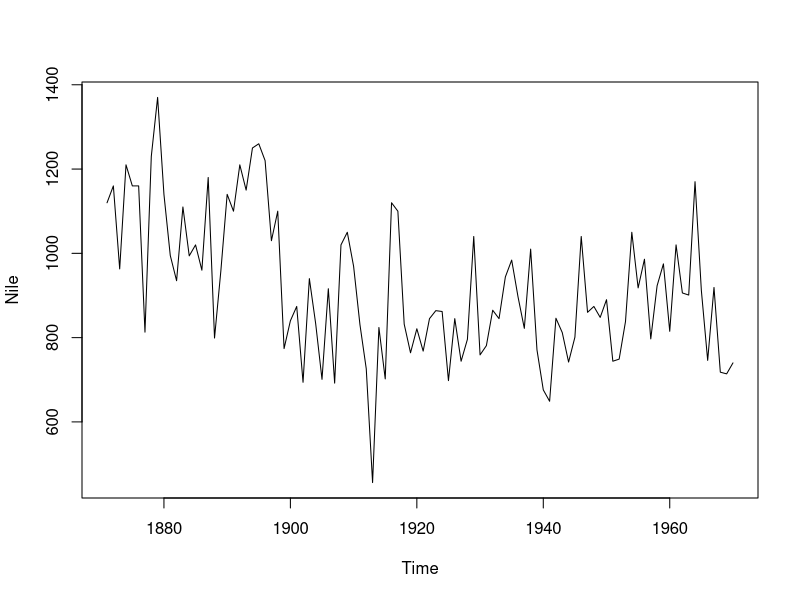
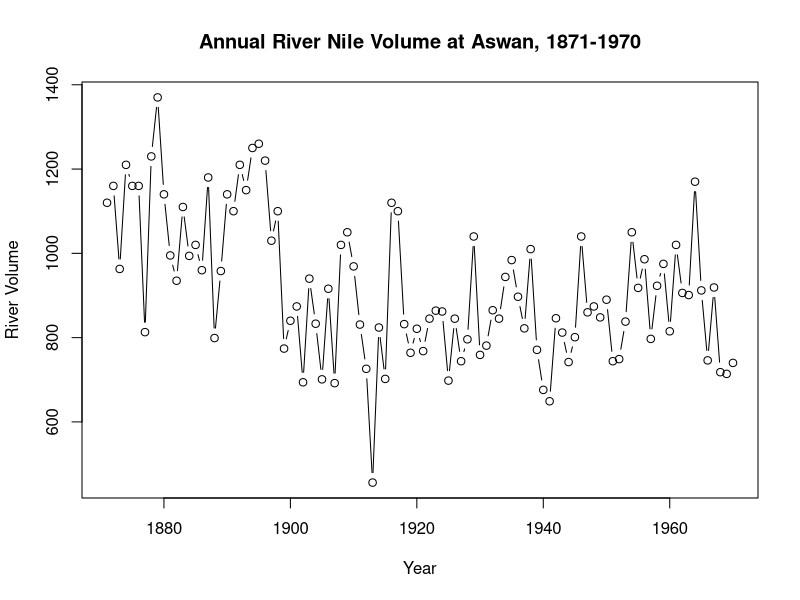
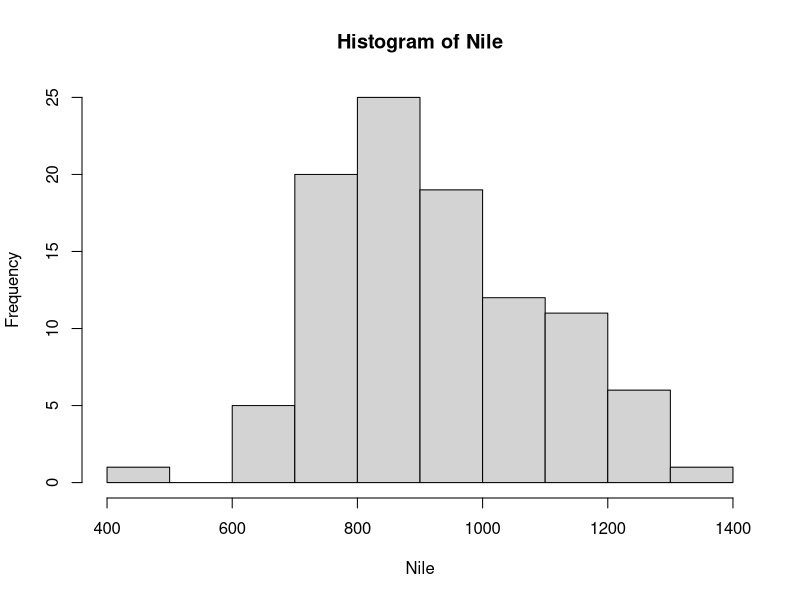
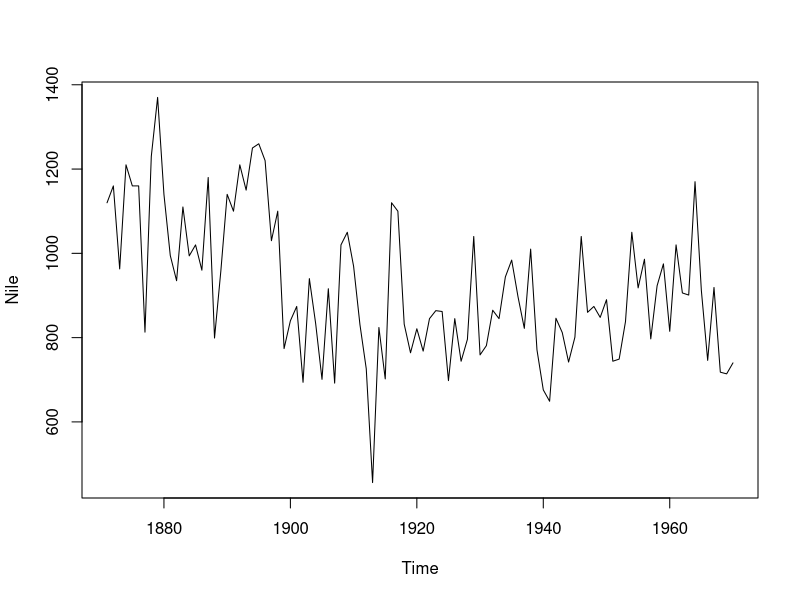
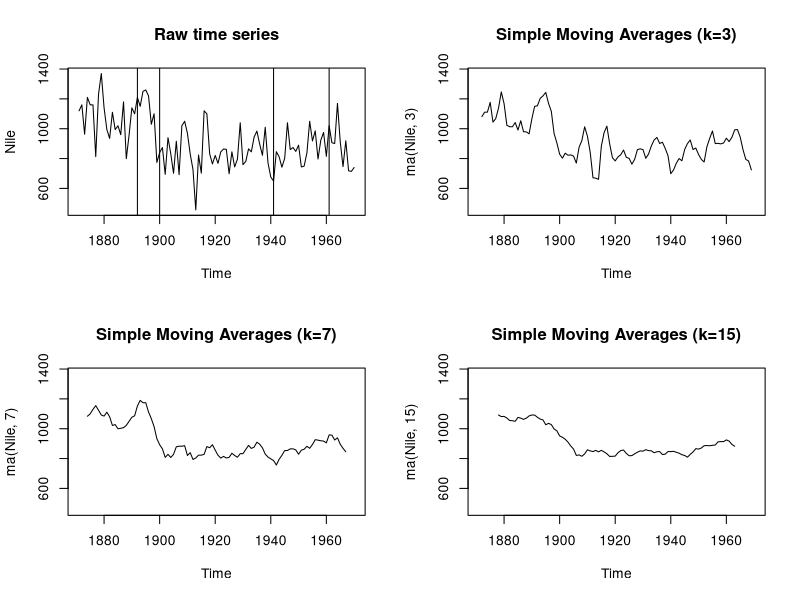
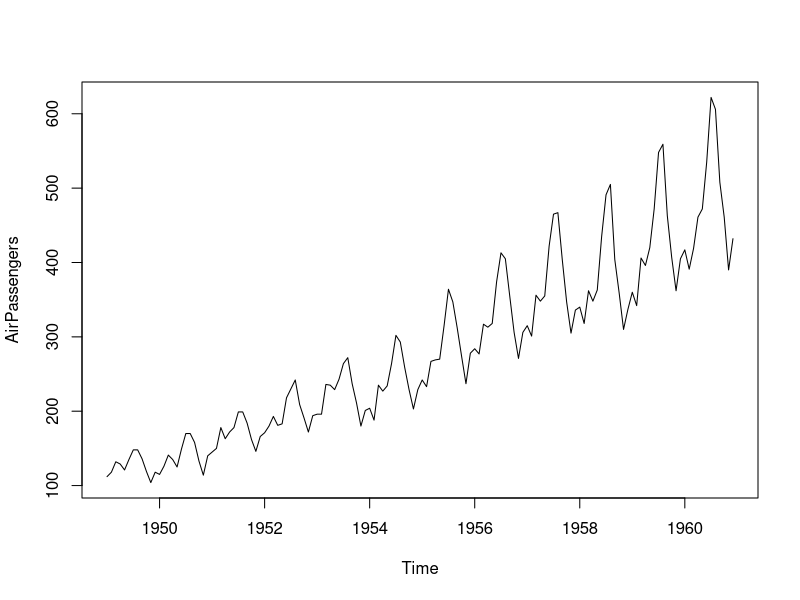
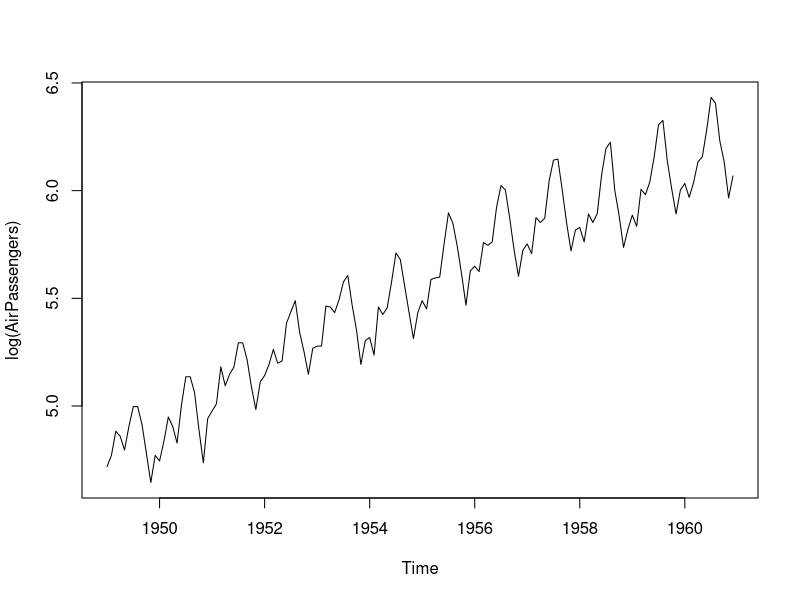
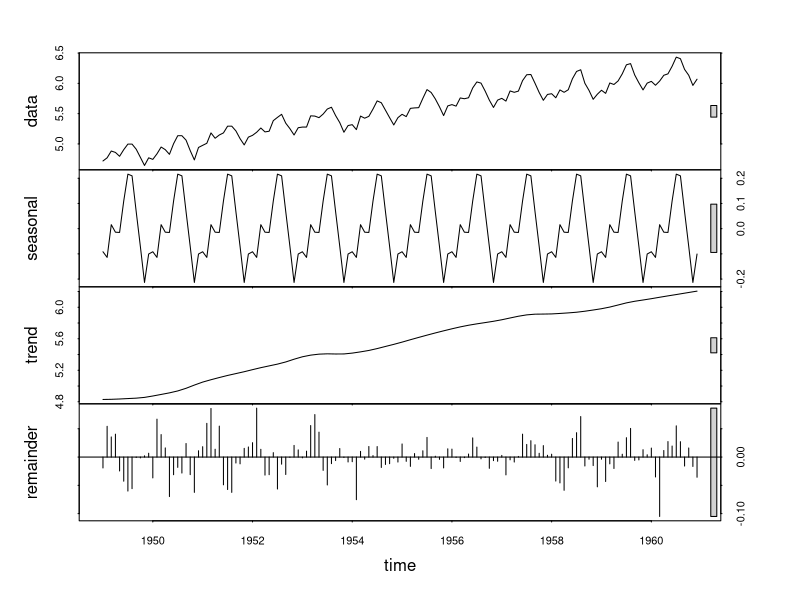

Recreate these plots in R, in order.
# TS Nile
# 
data("Nile")
str(Nile)
Nile
# Plot the Nile data
plot(Nile)
?plot
# Plot the Nile data with xlab and ylab arguments
plot(Nile, xlab = "Year", ylab = "River Volume", type="b", 
      main = "Annual River Nile Volume at Aswan, 1871-1970")
# Plot the Nile data with xlab, ylab, main, and type arguments

#Dataset : Nile
#Time-Series [1:100] from 1871 to 1970:  1120 1160 963 1210 1160 1160 813 1230 1370 1140 ...
#Time Series: Start = 1871 End = 1970 Frequency = 1 [1] 1120 1160 963 1210 1160 1160 813 1230 1370 1140 995 935 1110
Nile
length(Nile)
Nile[29]
Nile[51:58]
Nile[c(1,98,100)]
which(Nile > 1000)
which(Nile > 1000) + 1870
hist(Nile)
plot(Nile)
#Other Examples on Nile


#Package : Forecast
library(forecast)
opar = par(no.readonly=T)
par(mfrow=c(2,2))
#par(opar)
#Nile Dataset
ylim = c(min(Nile), max(Nile))
plot(Nile, main='Raw time series')
abline(v=c(1892,1900, 1941,1961))
plot(ma(Nile, 3), main='Simple Moving Averages (k=3)', ylim=ylim)
plot(ma(Nile, 7), main='Simple Moving Averages (k=7)', ylim=ylim)
plot(ma(Nile, 15), main='Simple Moving Averages (k=15)', ylim=ylim)

par(opar)

?stl
str(AirPassengers)
AirPassengers
plot(AirPassengers)
AirPassengers_log = log(AirPassengers)
plot( AirPassengers_log, ylab="log(AirPassengers)" )
fit = stl(AirPassengers_log, s.window = 'period')
plot(fit)

fit$time.series
exp(fit$time.series)

par(mfrow=c(1,1))
library(forecast)
monthplot(AirPassengers,xlab="", ylab="")
seasonplot(AirPassengers, year.labels = 'TRUE', main='')


#Eg1a : Dataset - nhtemp
#Mean annual temp in degree F in a city from 1912 to 1971
#No obvious trend, lack seasonal component
library(forecast)
fit = ets(nhtemp, model = 'ANN')
fit

forecast(fit,1)

plot(forecast(fit,1), xlab='Year', ylab=expression(paste("Temp (", degree * F,")" ,)), main=" New Haven Annual Mean Temp")
accuracy(fit)

#Eg1b
#Decompose a TS describing monthly totals (in log 1000) of passengers into additive - trend, seasonal, irregular components ; Predict future travel ; Log values to used
library(forecast)
fit = ets(log(AirPassengers), model='AAA')
fit
accuracy(fit)
pred = forecast(fit, 5)
pred

plot(pred, main ='Forecast for Air Travel', ylab='Log(AirPassengers)', xlab='Time')

pred$mean
pred$mean = exp(pred$mean)
pred$mean

pred$lower = exp(pred$lower)
pred$upper = exp(pred$upper)
p = cbind(pred$mean, pred$lower, pred$upper)
dimnames(p)[[2]] = c("mean", "Lo 80", "Lo 95","Hi 80",  "Hi 95")
p


#Eg1d @15.2.3
library(forecast)
fit =ets(JohnsonJohnson)
fit
plot(forecast(fit), main="Johnson & Johnson Forecasts", ylab="Quarterly Earnings in Dolloars", xlab="TIme", flty=2)

     
